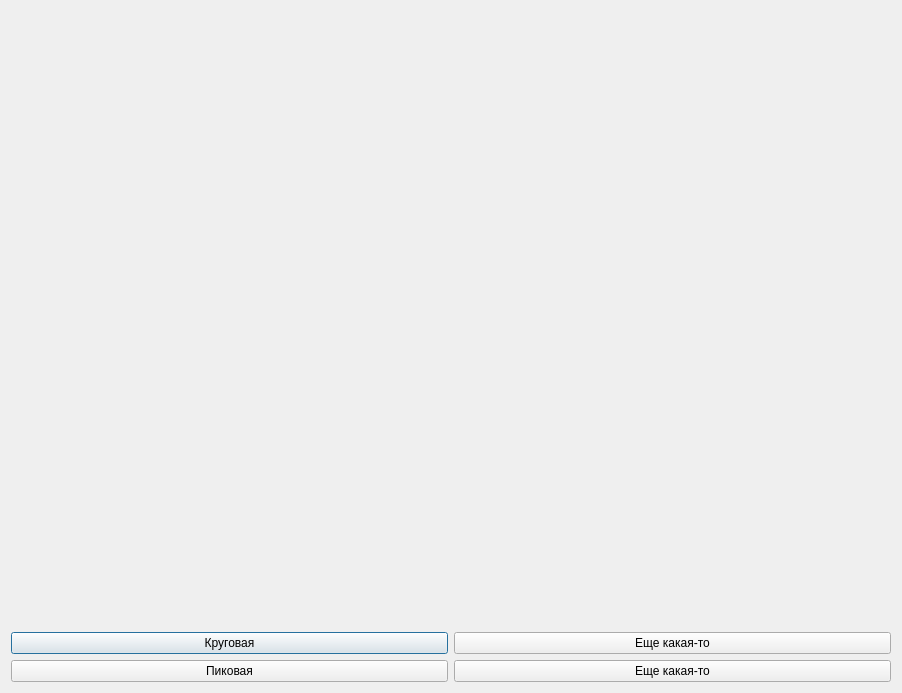
<?xml version="1.0" encoding="UTF-8"?>
<ui version="4.0">
 <class>GraphChoosing</class>
 <widget class="QDialog" name="GraphChoosing">
  <property name="geometry">
   <rect>
    <x>0</x>
    <y>0</y>
    <width>902</width>
    <height>693</height>
   </rect>
  </property>
  <property name="windowTitle">
   <string>Dialog</string>
  </property>
  <layout class="QGridLayout" name="gridLayout">
   <item row="0" column="0">
    <layout class="QVBoxLayout" name="MainLayout">
     <item>
      <spacer name="verticalSpacer">
       <property name="orientation">
        <enum>Qt::Vertical</enum>
       </property>
       <property name="sizeHint" stdset="0">
        <size>
         <width>20</width>
         <height>40</height>
        </size>
       </property>
      </spacer>
     </item>
    </layout>
   </item>
   <item row="1" column="0">
    <layout class="QHBoxLayout" name="horizontalLayout">
     <item>
      <layout class="QVBoxLayout" name="verticalLayout">
       <item>
        <widget class="QPushButton" name="RoundButton">
         <property name="text">
          <string>Круговая</string>
         </property>
        </widget>
       </item>
       <item>
        <widget class="QPushButton" name="PikeButton">
         <property name="text">
          <string>Пиковая</string>
         </property>
        </widget>
       </item>
      </layout>
     </item>
     <item>
      <layout class="QVBoxLayout" name="verticalLayout_2">
       <item>
        <widget class="QPushButton" name="pushButton_3">
         <property name="text">
          <string>Еще какая-то</string>
         </property>
        </widget>
       </item>
       <item>
        <widget class="QPushButton" name="pushButton">
         <property name="text">
          <string>Еще какая-то</string>
         </property>
        </widget>
       </item>
      </layout>
     </item>
    </layout>
   </item>
  </layout>
 </widget>
 <resources/>
 <connections/>
</ui>
